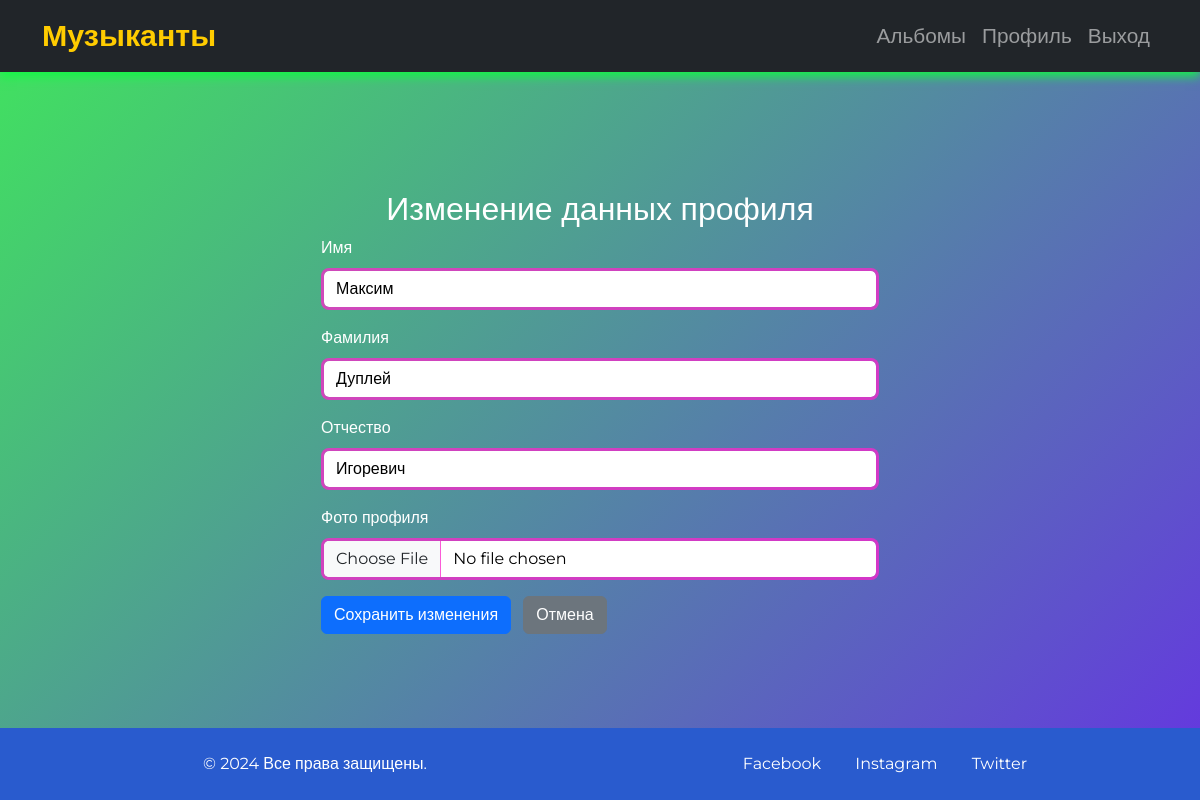
Screenshot of /edit_profile (signed in) with the database file from the repository.
### app/models.py (models this page shows, shortened)
class User(db.Model, UserMixin):
    id = db.Column(db.Integer, primary_key=True)
    username = db.Column(db.String(150), unique=True, nullable=False)
    email = db.Column(db.String(150), unique=True, nullable=False)
    password_hash = db.Column(db.String(150), nullable=False)
    name = db.Column(db.String(100), nullable=True)
    surname = db.Column(db.String(100), nullable=True)
    patronymic = db.Column(db.String(100), nullable=True)
    profile_pic = db.Column(db.String(200), nullable=True, default='default.jpg')

### app/routes.py (the view, shortened to what this page needs)
@main.route('/edit_profile', methods=['GET', 'POST'])
@login_required
def edit_profile():
    form = EditProfileForm(obj=current_user)
    return render_template('edit_profile.html', form=form)

### app/forms.py
class EditProfileForm(FlaskForm):
    name = StringField('Имя', validators=[Optional(), Length(max=100)])
    surname = StringField('Фамилия', validators=[Optional(), Length(max=100)])
    patronymic = StringField('Отчество', validators=[Optional(), Length(max=100)])
    profile_pic = FileField('Фото профиля')
    submit = SubmitField('Сохранить изменения')

### app/__init__.py (called while the page is built)
def create_app():
    app = Flask(__name__)
    app.config.from_object(Config)
    db.init_app(app)  # Инициализация SQLAlchemy с экземпляром Flask
    login_manager.init_app(app)  # Инициализация Flask-Login
    @login_manager.user_loader
    def load_user(user_id):
        return User.query.get(int(user_id))
    from .models import User, Musician  # Импорт моделей
    with app.app_context():
        db_path = os.path.join(app.config['SQLALCHEMY_DATABASE_URI'].split('///')[1])
        if not os.path.exists(db_path):
            db.create_all()
            print("База данных создана")
        else:
            print("База данных уже существует")
    from .routes import main
    app.register_blueprint(main)
    return app

### app/templates/edit_profile.html (shortened to what this page needs)
{% extends "base.html" %}
{% block content %}
<div class="col-md-6 mx-auto">
    <h2 class="text-center">Изменение данных профиля</h2>
    <form method="POST" enctype="multipart/form-data">
        <div class="form-group mb-3">
            {{ form.name.label(class="form-label") }}
            {{ form.name(class="form-control") }}
        </div>
        <div class="form-group mb-3">
            {{ form.surname.label(class="form-label") }}
            {{ form.surname(class="form-control") }}
        </div>
        <div class="form-group mb-3">
            {{ form.patronymic.label(class="form-label") }}
            {{ form.patronymic(class="form-control") }}
        </div>
        <div class="form-group mb-3">
            {{ form.profile_pic.label(class="form-label") }}
            {{ form.profile_pic(class="form-control") }}
        </div>
        <button type="submit" class="btn btn-primary">Сохранить изменения</button>
        <a href="{{ url_for('main.profile') }}" class="btn btn-secondary ms-2">Отмена</a>
    </form>
</div>
{% endblock %}

### app/templates/base.html (style rules this page uses)
body { font-family: 'Montserrat', sans-serif; background: linear-gradient(135deg, #40e65c, #6534e2); color: #fff; display: flex; flex-direction: column; min-height: 100vh; }
.form-control { border: 3px solid rgba(252, 38, 205, 0.747); border-radius: 0.5rem; color: #000000; transition: border-color 0.3s ease; width: 100%; max-width: 100%; }

### rows the page displays
User: name "Максим", surname "Дуплей", patronymic "Игоревич"
